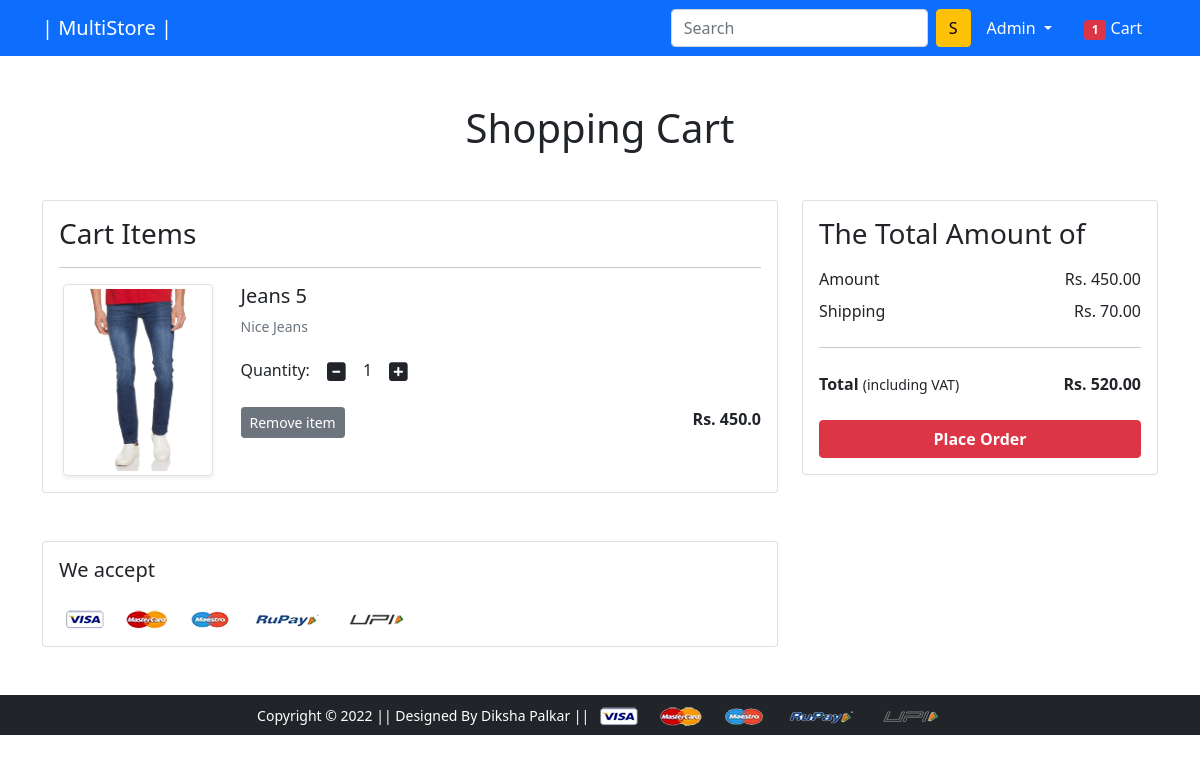
The app's page /cart/ (signed in) with its own data.
### app/models.py (models this page shows, shortened)
class Cart(models.Model):
 user = models.ForeignKey(User, on_delete=models.CASCADE)
 product = models.ForeignKey(Product, on_delete=models.CASCADE)
 quantity = models.PositiveIntegerField(default=1)
 def __str__(self):
  return str(self.id)

class Product(models.Model):
 title = models.CharField(max_length=100)
 selling_price = models.FloatField()
 discounted_price = models.FloatField()
 description = models.TextField()
 brand = models.CharField(max_length=100)
 category = models.CharField( choices=CATEGORY_CHOICES, max_length=2)
 product_image = models.ImageField(upload_to='productimg')

### app/views.py (the view)
# urls.py: path('cart/', views.show_cart, name='showcart'),
@login_required
def show_cart(request):
	totalitem = 0
	if request.user.is_authenticated:
		totalitem = len(Cart.objects.filter(user=request.user))
		user = request.user
		cart = Cart.objects.filter(user=user)
		amount = 0.0
		shipping_amount = 70.0
		totalamount=0.0
		cart_product = [p for p in Cart.objects.all() if p.user == request.user]
		print(cart_product)
		if cart_product:
			for p in cart_product:
				tempamount = (p.quantity * p.product.discounted_price)
				amount += tempamount
			totalamount = amount+shipping_amount
			return render(request, 'app/addtocart.html', {'carts':cart, 'amount':amount, 'totalamount':totalamount, 'totalitem':totalitem})
		else:
			return render(request, 'app/emptycart.html', {'totalitem':totalitem})
	else:
		return render(request, 'app/emptycart.html', {'totalitem':totalitem})

### app/templates/app/addtocart.html (shortened to what this page needs)
{% extends 'app/base.html' %}
{% load static %}
{% block main-content %}
<div class="container my-5">
 <div class="row">
  <h1 class="text-center mb-5">Shopping Cart</h1>
  <div class="col-sm-8">
  <div class="card">
   <div class="card-body">
    <h3>Cart Items</h3>
    {% for cart in carts %}
    <hr>
    <div class="row">
     <div class="col-sm-3 text-center align-self-center"><img src="{{cart.product.product_image.url}}" alt="" srcset="" class="img-fluid img-thumbnail shadow-sm" height="150" width="150"> </div>
     <div class="col-sm-9">
      <div>
       <h5>{{cart.product.title}}</h5>
       <p class="mb-2 text-muted small">{{cart.product.description}}</p>
       <div class="my-3">
        <label for="quantity">Quantity:</label>
        <a class="minus-cart btn" pid="{{cart.product.id}}"><i class="fas fa-minus-square fa-lg"></i></a>
          <span id="quantity">{{cart.quantity}}</span>
        <a class="plus-cart btn" pid="{{cart.product.id}}"><i class="fas fa-plus-square fa-lg"></i></a>
       </div>
       <div class="d-flex justify-content-between">
        <a class="btn btn-sm btn-secondary mr-3 remove-cart" pid={{cart.product.id}}>Remove item </a>
        <p class="mb-0"><span><strong>Rs. {{cart.product.discounted_price}}</strong></span></p>
       </div>
      </div>
     </div>
    </div>
    {% endfor %}
   </div>
   </div>
  </div>
  <div class="col-sm-4">
   <div class="card">
    <div class="card-body">
      <h3>The Total Amount of</h3>
      <ul class="list-group">
       <li class="list-group-item d-flex justify-content-between align-items-center border-0 px-0 pb-0">Amount<span>Rs. <span id="amount">{{amount|floatformat:2}}</span> </span></li>
       <li class="list-group-item d-flex justify-content-between align-items-center border-0 px-0">Shipping<span>Rs. 70.00</span></li>
       <hr>
       <li class="list-group-item d-flex justify-content-between align-items-center border-0 px-0 mb-3">
        <div>
           <strong>Total</strong> <small>(including VAT)</small>
         </div>
         <span><strong>Rs. </strong><strong id="totalamount"> {{totalamount|floatformat:2}}</strong></span>
       </li>
      </ul>
      <div class="d-grid"><a href="{% url 'checkout' %}" class="btn btn-danger fw-bold">Place Order</a></div>
    </div>
   </div>
  </div>
 </div>
</div>
<div class="container">
 <div class="row">
  <div class="col-sm-8">
   <div class="card">
    <div class="card-body">
      <h5 class="mb-4">We accept</h5>
      <img src="{% static 'app/images/payment.png' %}" alt="" class="img-fluid">
    </div>
  </div>
  </div>
 </div>
</div>
{% endblock main-content %}

### app/templates/app/base.html (shortened to what this page needs)
<!doctype html>
{% load static %}
<html lang="en">
  <head>
    <link href="https://cdn.jsdelivr.net/npm/bootstrap@5.0.0-beta1/dist/css/bootstrap.min.css" rel="stylesheet">
    <link rel="stylesheet" href="{% static 'app/css/owl.carousel.min.css' %}">
    <link rel="stylesheet" href="{% static 'app/css/all.min.css' %}">
    <link rel="stylesheet" href="{% static 'app/css/style.css' %}">
  </head>
  <body>
    <nav class="navbar navbar-expand-lg navbar-dark bg-primary">
     <div class="container">
       <a class="navbar-brand" href="/">| MultiStore |</a>
       <div class="collapse navbar-collapse" id="navbarSupportedContent">
         <form class="d-flex">
           <input class="form-control me-2" type="search" placeholder="Search" aria-label="Search">
           <button class="btn btn-warning" type="submit">S</button>
         </form>
         <div>
          <ul class="navbar-nav me-auto mb-2 mb-lg-0">
          {% if request.user.is_authenticated %}
           <li class="nav-item dropdown mx-2">
              <a class="nav-link dropdown-toggle text-white" href="#" id="profileDropdown" role="button" data-bs-toggle="dropdown" aria-expanded="false">
                {{request.user.username|capfirst}}
              </a>
            </li>
            <li class="nav-item mx-2">
              <a href="{% url 'showcart' %}" class="nav-link text-white"><span class="badge bg-danger">{{totalitem}}</span> Cart </a>
            </li>
            {% endif %}
          </ul>
         </div>
       </div>
     </div>
    </nav>
    {% block main-content %} {% endblock main-content %}
    <footer class="container-fluid bg-dark text-center p-2 mt-5">
        <small class="text-white">Copyright &copy; 2022 || Designed By Diksha Palkar || </small>
        <img src="{% static 'app/images/payment.png' %}" alt="" srcset="" class="img-fluid" height="2px">
    </footer>
  </body>
</html>

### records on screen
Cart: product.product_image (picture), product "Jeans 5", product.description "Nice Jeans", quantity "1", product.discounted_price "450.0"

### other values on screen
{{ request.user.username|capfirst }} "Admin"
{{ totalitem }} "1"
{{ amount|floatformat:2 }} "450.00"
{{ totalamount|floatformat:2 }} "520.00"
